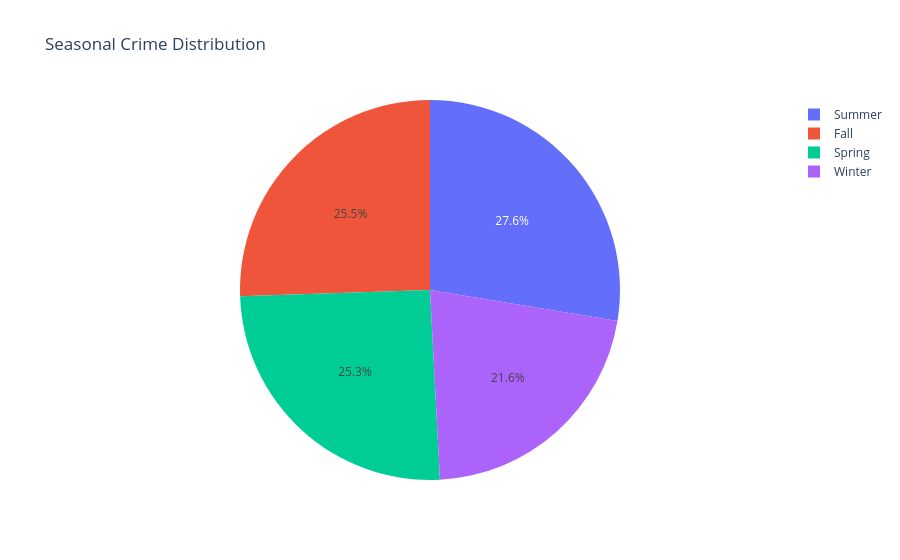

Source (notebook cell):
### Code cell
seasonal = (
    df['Season']
    .value_counts()
    .reset_index()
)

seasonal.columns = ['Season', 'Count']

fig = px.pie(
    seasonal,
    names='Season',
    values='Count',
    title='Seasonal Crime Distribution'
)

fig.show()

### Figure 1 — Plotly figure (JSON) as saved in the notebook; plotly's stock layout.template omitted (floating-point values rounded to 4 significant figures)
{"data": [{"domain": {"x": [0, 1], "y": [0, 1]}, "hovertemplate": "Season=%{label}<br>Count=%{value}<extra></extra>", "labels": ["Summer", "Fall", "Spring", "Winter"], "legendgroup": "", "name": "", "showlegend": true, "type": "pie", "values": [136094, 125843, 124737, 106259]}], "layout": {"legend": {"tracegroupgap": 0}, "title": {"text": "Seasonal Crime Distribution"}}}
